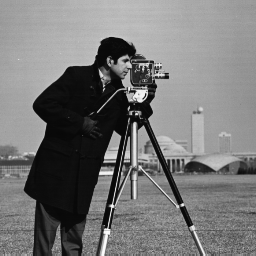
%> input picture matlab/image-processing/Im2bw_gerceklemesi/cameraman.tif, 256 x 256 px
$ octave gama_dzltmsi.m   (GNU Octave 9; MATLAB toolbox functions it lacks are replaced by stand-ins)
%> lines starting %> are read from the running program, lines starting %| are printed output that depends on the picture
i=imread('cameraman.tif');
%> i is the input picture: size 256x256 uint8; min 7, max 253, mean 118.7
m=double(i);
k=m.^(2);   %gamma bozulmasý
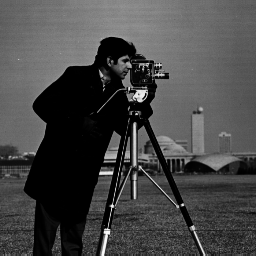
%> k: size 256x256 double; min 49, max 64009, mean 17981.9; drawn with min black and max white
k=uint8(k);
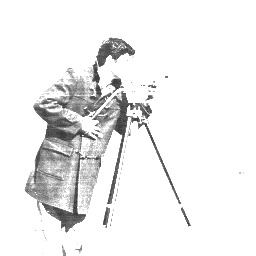
%> k: size 256x256 uint8; min 49, max 255, mean 237.9
figure(1);imshow(k);

k=double(k);
%> k: size 256x256 double
t=k.^1/2;    %gamma düzeltmesi
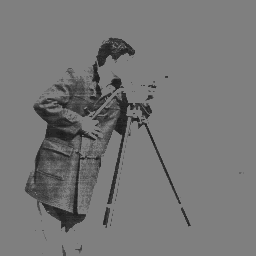
%> t: size 256x256 double; min 24.5, max 127.5, mean 118.9
t=uint8(t);
%> t: size 256x256 uint8
figure(2);imshow(t);
